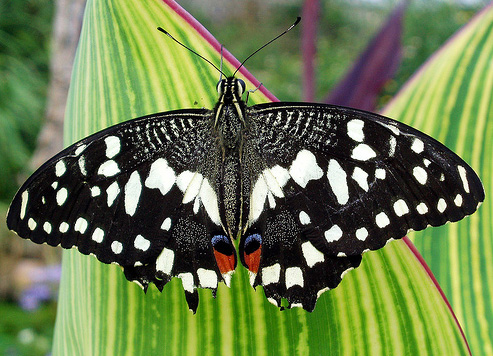
%> input picture hw3/data/butterfly.jpg, 493 x 356 px
$ octave --eval "result = detectBlobsScaleFilter(imread('../data/butterfly.jpg'));"   (GNU Octave 9; MATLAB toolbox functions it lacks are replaced by stand-ins)
%> lines starting %> are read from the running program, lines starting %| are printed output that depends on the picture
function blobs = detectBlobsScaleFilter(im)
% clc,clear,close all;
% load im
% DETECTBLOBS detects blobs in an image
%   BLOBS = DETECTBLOBSSCALEFILTER(IM, PARAM) detects multi-scale blobs in IM.
%   The method uses the Laplacian of Gaussian filter to find blobs across
%   scale space. This version of the code scales the filter and keeps the
%   image same which is slow for big filters.
%
% Input:
%   IM - input image
%
% Ouput:
%   BLOBS - n x 4 array with blob in each row in (x, y, radius, score)
%
% This code is part of:
%
%   CMPSCI 670: Computer Vision, Fall 2014
%   University of Massachusetts, Amherst
%   Instructor: Subhransu Maji
%
%   Homework 3: Blob detector
DoubledImage = im2double(im);
imgray = rgb2gray(DoubledImage);
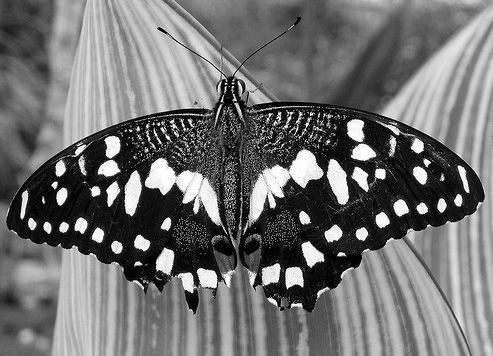
%> imgray: size 356x493 double; min 0, max 1, mean 0.444
[h,w] = size(imgray);
%> h = 356; w = 493
k=1.15;
sigmazero = 1.5; sigma = sigmazero/k;  n=16;
scaleSpacetemp = zeros(h, w, n); maxscalespacetemp = zeros(h,w,n);
for i= 1:n
    sigma = sigma*k;
    if n<6
    csigma=2*ceil(1.4*sigma)+1;
    else
        if n<9
            csigma=2*ceil(sigma)+1;
        else
            csigma=2*ceil(0.8*sigma)+1;
        end

    end
    filter_halfsize=ceil(3*sigma); filter_size=1+2*filter_halfsize;
    Log_filter = fspecial('log',filter_size, sigma);
    tempSpace = imfilter(imgray, Log_filter, 'same', 'replicate', 'corr')* sigma^2;
    temp1=abs(tempSpace);
    temp2=ordfilt2(temp1, csigma^2, true(csigma)); maxscalespacetemp(:,:,i)=temp2;
    temp1(temp1~=temp2)=0;
    scaleSpacetemp(:,:,i) = temp1;
end
%> this loop made 16 passes
%> pass 1, in detectBlobsScaleFilter, `tempSpace = imfilter(imgray, Log_filter, 'same', 'replicate', 'corr')*..`:
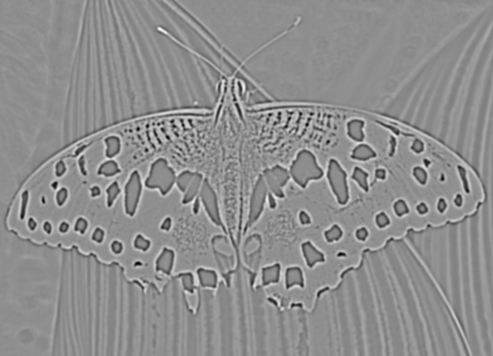
%> tempSpace: size 356x493 double; min -0.503, max 0.397, mean 3.55e-05; drawn with min black and max white
%> pass 1, in detectBlobsScaleFilter, `temp2=ordfilt2(temp1, csigma^2, true(csigma))`:
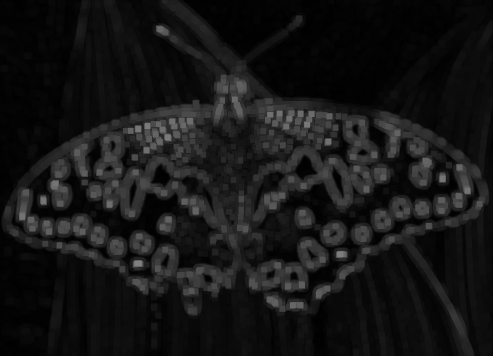
%> temp2: size 356x493 double; min 0.00234, max 0.503, mean 0.087
%> after the loop, csigma = 21; sigma = 12.21
[maxSpace,level] = max(scaleSpacetemp,[],3); temp2=max(maxscalespacetemp,[],3);
%> after `[maxSpace,level] = max(scaleSpacetemp,[],3)`:
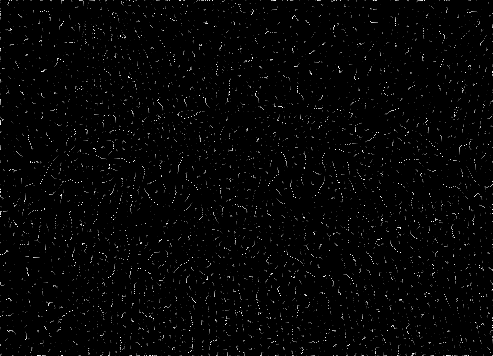
%> level: size 356x493 double; min 1, max 16, mean 1.28; drawn with min black and max white
%> after `temp2=max(maxscalespacetemp,[],3)`:
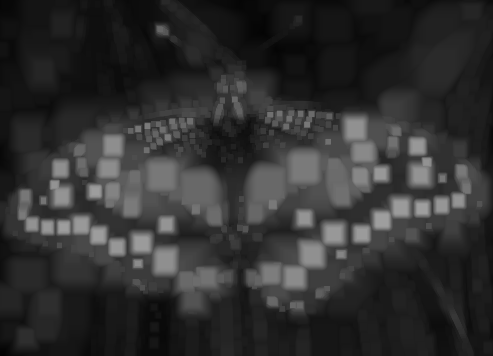
%> temp2: size 356x493 double; min 0.0133, max 0.622, mean 0.191
search_radius = ceil(sigma/k);
%> search_radius = 11
temp1=ordfilt2(maxSpace, search_radius^2, true(search_radius));
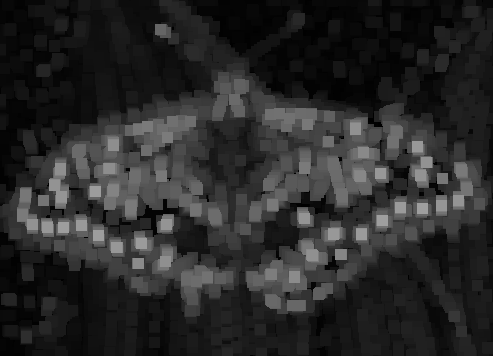
%> temp1: size 356x493 double; min 0, max 0.622, mean 0.164
maxSpace(maxSpace~=temp2)=0;
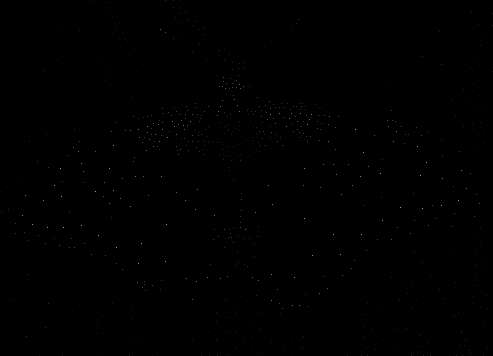
%> maxSpace: size 356x493 double; min 0, max 0.622, mean 0.000939
[ii, jj, val] = find(maxSpace);
%> ii = 818 values from 1 to 356; jj = 818 values from 1 to 493; val = 818 values from 0.0344 to 0.622
idx = sub2ind([h, w], ii, jj);
%> idx = 818 values from 50 to 175224
radius = sqrt(2)*sigmazero*k.^(level(idx)-1);
%> radius = 818 values, max 17.26 at index 47, min 2.12 at index 8, mean 4.42
blobs = [jj, ii, radius, val];
%> blobs = 818 rows, first 8: [1 50 7.46 0.0713; 1 100 13.05 0.0848; 1 124 15.01 0.0759; 1 192 15.01 0.0936; 2 212 8.58 0.157; 8 5 5.64 0.0344; 8 251 6.49 0.072; 9 210 2.12 0.189]
%> `result = detectBlobsScaleFilter(imread('../data/butterfly.jpg'));`: result has the same summary as blobs in detectBlobsScaleFilter

$ run again, on hw3/data/fishes.jpg
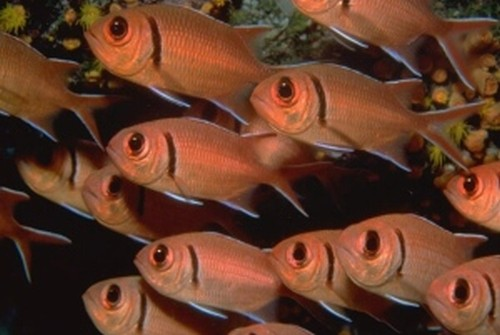
%> input picture hw3/data/fishes.jpg, 500 x 335 px
%> after the loop in detectBlobsScaleFilter, `for i= 1:n`: csigma = 21; sigma = 12.21
%> in detectBlobsScaleFilter, `temp2=max(maxscalespacetemp,[],3)`:
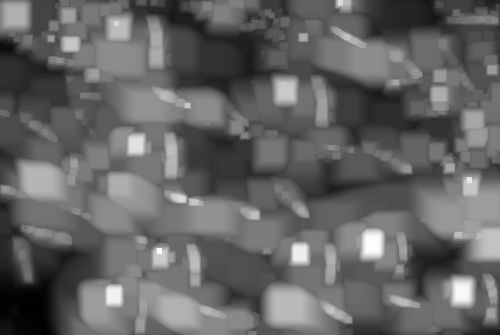
%> temp2: size 335x500 double; min 0.00408, max 0.255, mean 0.103; drawn with min black and max white
%> search_radius = 11
%> in detectBlobsScaleFilter, `maxSpace(maxSpace~=temp2)=0;`:
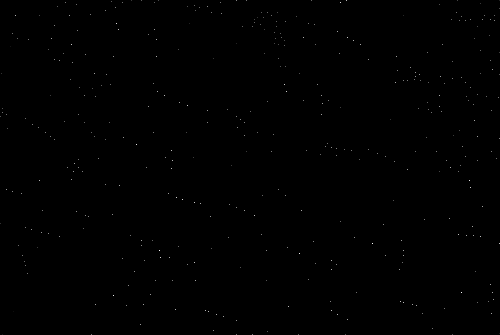
%> maxSpace: size 335x500 double; min 0, max 0.255, mean 0.000295; drawn with min black and max white
%> ii = 399 values from 1 to 335; jj = 399 values from 1 to 500; val = 399 values from 0.0142 to 0.255
%> idx = 399 values from 117 to 167499
%> radius = 399 values, max 17.26 at index 3, min 2.12 at index 5, mean 6.03
%> blobs = 399 rows, first 8: [1 117 3.23 0.0855; 1 224 13.05 0.0504; 2 74 17.26 0.0505; 3 109 8.58 0.0812; 3 113 2.12 0.11; 3 335 8.58 0.0233; 7 115 2.12 0.106; 7 190 2.44 0.151]
%> result has the same summary as blobs in detectBlobsScaleFilter

$ run again, on hw3/data/sunflowers.jpg
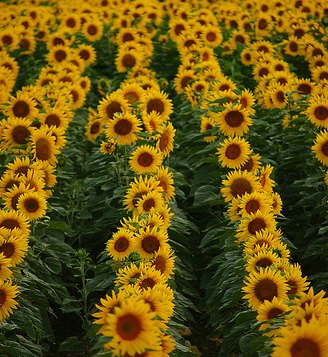
%> input picture hw3/data/sunflowers.jpg, 328 x 357 px
%> after the loop in detectBlobsScaleFilter, `for i= 1:n`: csigma = 21; sigma = 12.21
%> search_radius = 11
%> in detectBlobsScaleFilter, `maxSpace(maxSpace~=temp2)=0;`:
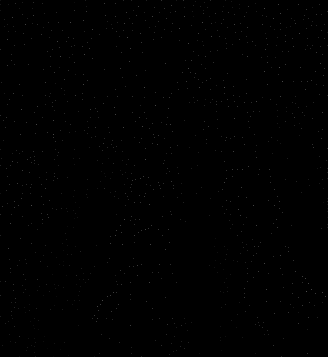
%> maxSpace: size 357x328 double; min 0, max 0.305, mean 0.00145
%> ii = 1121 values from 1 to 357; jj = 1121 values from 1 to 328; val = 1121 values from 0.0307 to 0.305
%> idx = 1121 values from 1 to 116967
%> radius = 1121 values, max 17.26 at index 116, min 2.12 at index 7, mean 3.52
%> blobs = 1121 rows, first 8: [1 1 2.44 0.0698; 1 5 2.81 0.087; 1 11 8.58 0.084; 1 50 2.44 0.165; 1 116 5.64 0.169; 1 150 5.64 0.108; 1 166 2.12 0.142; 1 194 4.27 0.0725]
%> result has the same summary as blobs in detectBlobsScaleFilter
